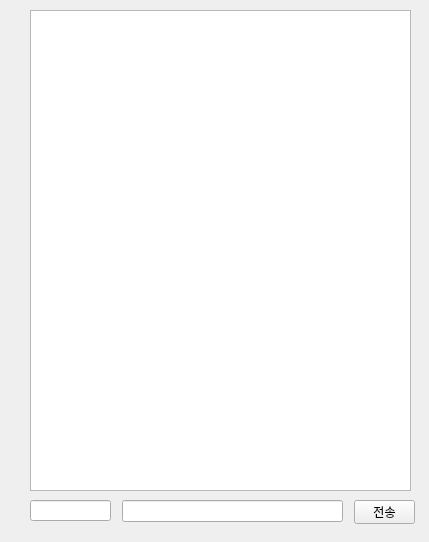
<?xml version="1.0" encoding="UTF-8"?>
<ui version="4.0">
 <class>mainWindow</class>
 <widget class="QMainWindow" name="mainWindow">
  <property name="geometry">
   <rect>
    <x>0</x>
    <y>0</y>
    <width>429</width>
    <height>542</height>
   </rect>
  </property>
  <property name="windowTitle">
   <string>메신저</string>
  </property>
  <widget class="QWidget" name="centralwidget">
   <widget class="QListWidget" name="list_chat">
    <property name="geometry">
     <rect>
      <x>30</x>
      <y>10</y>
      <width>381</width>
      <height>481</height>
     </rect>
    </property>
   </widget>
   <widget class="QLineEdit" name="edit_nickname">
    <property name="geometry">
     <rect>
      <x>30</x>
      <y>500</y>
      <width>81</width>
      <height>21</height>
     </rect>
    </property>
   </widget>
   <widget class="QLineEdit" name="edit_text">
    <property name="geometry">
     <rect>
      <x>122</x>
      <y>500</y>
      <width>221</width>
      <height>22</height>
     </rect>
    </property>
   </widget>
   <widget class="QPushButton" name="btn_send">
    <property name="geometry">
     <rect>
      <x>354</x>
      <y>500</y>
      <width>61</width>
      <height>24</height>
     </rect>
    </property>
    <property name="text">
     <string>전송</string>
    </property>
   </widget>
  </widget>
 </widget>
 <resources/>
 <connections/>
</ui>
